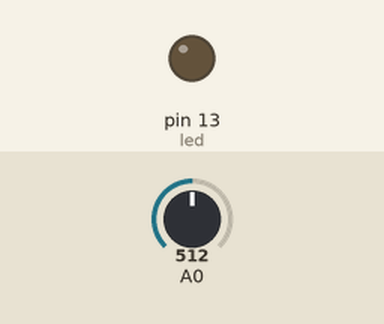
Simulated run of this sketch. Board: Arduino Uno, built with avr-gcc and run on an emulated ATmega328P. Shown: output pins drawn as LEDs (lit = HIGH). The inputs (shaded band) are chosen by the test bench; at power-on: A0 = 512.

Above: at 0.8 s.
0.9 s: A0 set to 527
At 2.1 s:
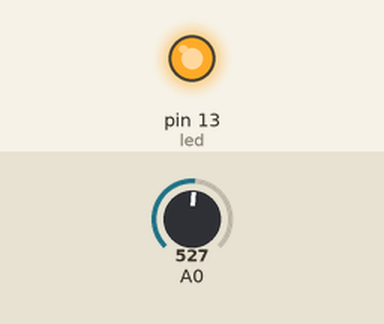
2.4 s: A0 set to 511
At 3.4 s:
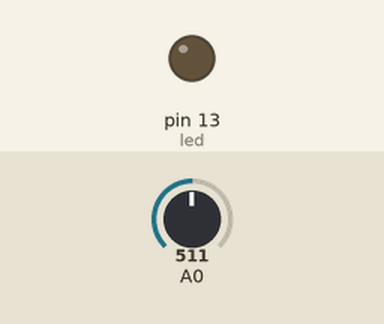
3.9 s: A0 set to 716
At 4.6 s:
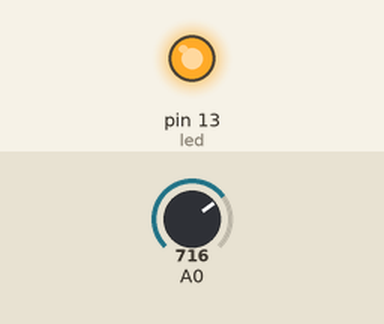
Timing chart, 0 to 6.9 s (numbered marks = the images above; inputs shaded):
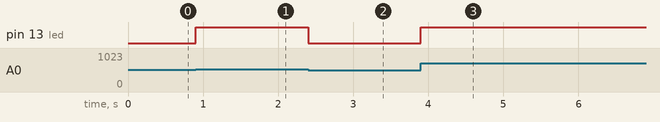

The sketch:

ADC_1_1.ino
```cpp
#include <avr/io.h>

int adc_value;         //Variable used to store the value read from the ADC converter

int main(void){

DDRB |= (1<<PB5);     //PB5/digital 13 is an output

ADCSRA |= ((1<<ADPS2)|(1<<ADPS1)|(1<<ADPS0));     //Prescaler at 128 so we have an 125Khz clock source
ADMUX |= (1<<REFS0);
ADMUX &= ~(1<<REFS1);                       //Avcc(+5v) as voltage reference
ADMUX &= (~(1<<MUX3) | ~(1<<MUX2) | ~(1<<MUX1) | ~MUX0); // selecting channel 0
ADCSRB &= ~((1<<ADTS2)|(1<<ADTS1)|(1<<ADTS0));    //ADC in free-running mode
ADCSRA |= (1<<ADATE);                       //Signal source, in this case is the free-running
ADCSRA |= (1<<ADEN);                        //Power up the ADC
ADCSRA |= (1<<ADSC);                        //Start converting

  for(;;){            //The infinite loop

    adc_value = ADCW;    //Read the ADC value, really that's just it
    if(adc_value > 512) {
      PORTB |= (1<<PB5);    //If ADC value is above 512 turn led on
    }

    else {
      PORTB &= ~(1<<PB5);    //Else turn led off
    }
    ADCSRA |= (1<<ADSC);   // for contnuous conversion
  }

return 0;
}
```

Measured:
- the behaviour switches between 512 and 513 on A0 (found by bisection; images 0 and 1)
- after the input at 0.9 s, pin 13 (led): LOW → HIGH at once
- after the input at 2.4 s, pin 13 (led): HIGH → LOW at once
- after the input at 3.9 s, pin 13 (led): LOW → HIGH at once
